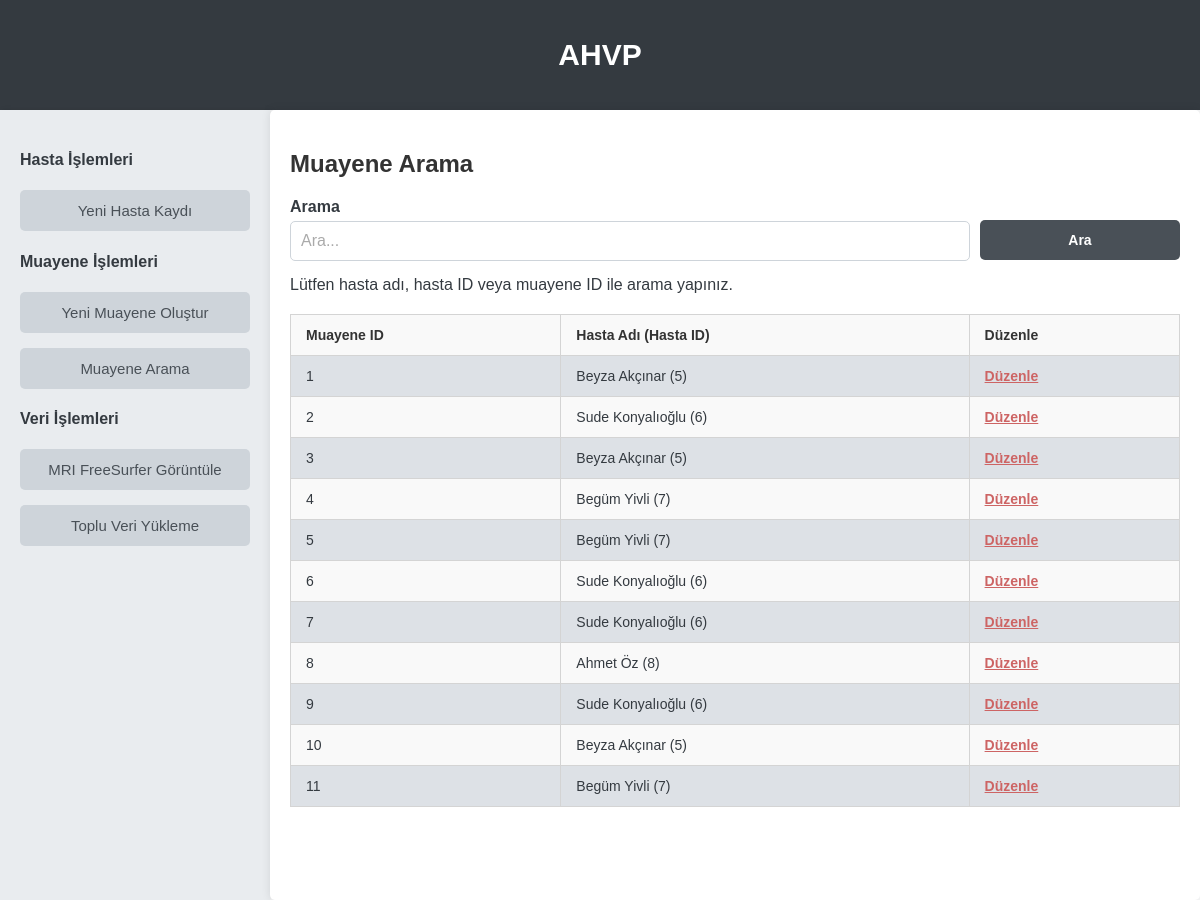
The page /muayene/edit/ on the database as committed earlier.
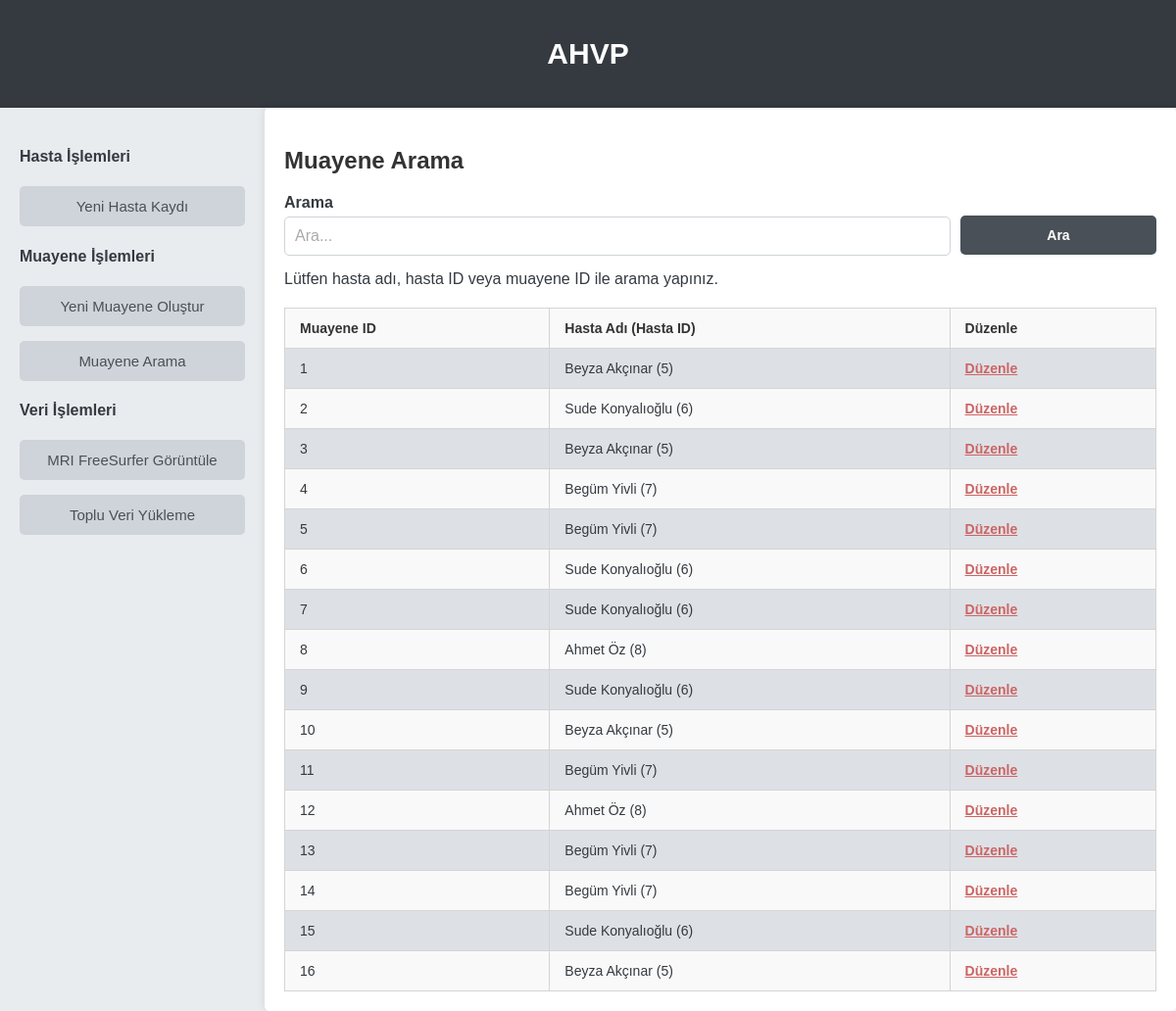
The same page on the database as committed later.
### AHVP_app/models.py (models this page shows, shortened)
class Muayene(models.Model):
    hasta = models.ForeignKey(Hasta, on_delete=models.CASCADE)  # The examination belongs to a patient
    sifrelenmis_tarih = models.CharField(max_length=255)  # Encrypted date
    denge_bozuklugu = models.BooleanField(default=False)
    serebellar_bulgular = models.BooleanField(default=False)
    ense_sertligi = models.BooleanField(default=False)
    parkinsonizm = models.BooleanField(default=False)
    kranial_sinir_bulgulari = models.BooleanField(default=False)
    motor_duygusal_bulgular = models.BooleanField(default=False)
    patolojik_refleks = models.BooleanField(default=False)
    acer = models.IntegerField(null=True, blank=True)
    npt = models.IntegerField(null=True, blank=True)
    beck_depresyon = models.IntegerField(null=True, blank=True)
    beck_anksiyete = models.IntegerField(null=True, blank=True)
    geriatrik_depresyon = models.IntegerField(null=True, blank=True)
    mmse_zaman = models.IntegerField(null=True, blank=True)
    mmse_yer = models.IntegerField(null=True, blank=True)
    mmse_kayithafizasi = models.IntegerField(null=True, blank=True)
    mmse_dikkat = models.IntegerField(null=True, blank=True)
    mmse_hatirlama = models.IntegerField(null=True, blank=True)
    mmse_lisan = models.IntegerField(null=True, blank=True)
    mmse = models.IntegerField(null=True, blank=True)
    tam_kan_hb = models.DecimalField(max_digits=5, decimal_places=2, null=True, blank=True)
    tam_kan_lym = models.DecimalField(max_digits=5, decimal_places=2, null=True, blank=True)
    tam_kan_neu = models.DecimalField(max_digits=5, decimal_places=2, null=True, blank=True)
    tam_kan_plt = models.DecimalField(max_digits=5, decimal_places=2, null=True, blank=True)
    vitamin_b12 = models.DecimalField(max_digits=5, decimal_places=2, null=True, blank=True)
    ast = models.DecimalField(max_digits=5, decimal_places=2, null=True, blank=True)
    alt = models.DecimalField(max_digits=5, decimal_places=2, null=True, blank=True)
    ldh = models.DecimalField(max_digits=5, decimal_places=2, null=True, blank=True)
    bun = models.DecimalField(max_digits=5, decimal_places=2, null=True, blank=True)
    kreatinin = models.DecimalField(max_digits=5, decimal_places=2, null=True, blank=True)
    uric_acid = models.DecimalField(max_digits=5, decimal_places=2, null=True, blank=True)
    eritrosit = models.DecimalField(max_digits=5, decimal_places=2, null=True, blank=True)
    sedim = models.DecimalField(max_digits=5, decimal_places=2, null=True, blank=True)
    vldrl = models.CharField(max_length=100, null=True, blank=True)
    bt_sonucu = models.TextField(null=True, blank=True)
    mri_notlari = models.TextField(null=True, blank=True)
    mri_tarihi = models.DateField(null=True, blank=True)
    mri_freesurfer = models.FileField(upload_to='mri/', null=True, blank=True)
    pet1 = models.DecimalField(max_digits=5, decimal_places=2, null=True, blank=True)
    pet2 = models.DecimalField(max_digits=5, decimal_places=2, null=True, blank=True)
    pet3 = models.DecimalField(max_digits=5, decimal_places=2, null=True, blank=True)
    pet4 = models.DecimalField(max_digits=5, decimal_places=2, null=True, blank=True)
    pet5 = models.DecimalField(max_digits=5, decimal_places=2, null=True, blank=True)
    pet6 = models.DecimalField(max_digits=5, decimal_places=2, null=True, blank=True)
    pet7 = models.DecimalField(max_digits=5, decimal_places=2, null=True, blank=True)
    pet8 = models.DecimalField(max_digits=5, decimal_places=2, null=True, blank=True)
    pet9 = models.DecimalField(max_digits=5, decimal_places=2, null=True, blank=True)
    pet10 = models.DecimalField(max_digits=5, decimal_places=2, null=True, blank=True)
    pa_akciger_grafisi = models.TextField(null=True, blank=True)
    eeg_sonucu = models.TextField(null=True, blank=True)
    eeg_file = models.FileField(upload_to='mri/', null=True, blank=True)
    amiloid = models.DecimalField(max_digits=5, decimal_places=2, null=True, blank=True)
    tau = models.DecimalField(max_digits=5, decimal_places=2, null=True, blank=True)
    ek_testler = models.TextField(null=True, blank=True)

class Hasta(models.Model):
    CINSIYET_CHOICES = [('kadın', 'Kadın'), ('erkek', 'Erkek')]
    MEDENI_DURUM_CHOICES = [('evli', 'Evli'), ('bekar', 'Bekar'), ('boşanmış', 'Boşanmış')]
    EGITIM_DURUM_CHOICES = [('lise', 'Lise'), ('lisans', 'Lisans'), ('yok', 'Yok')]
    SEHIR_CHOICES = [
        ('adana', 'Adana'),
        ('adiyaman', 'Adıyaman'),
        ('afyonkarahisar', 'Afyonkarahisar'),
        ('agri', 'Ağrı'),
        ('amasya', 'Amasya'),
        ('ankara', 'Ankara'),
        ('antalya', 'Antalya'),
        ('artvin', 'Artvin'),
        ('aydin', 'Aydın'),
        ('balikesir', 'Balıkesir'),
        ('batman', 'Batman'),
        ('bayburt', 'Bayburt'),
        ('bilecik', 'Bilecik'),
        ('bingol', 'Bingöl'),
        ('bitlis', 'Bitlis'),
        ('bolu', 'Bolu'),
        ('burdur', 'Burdur'),
        ('burgaz', 'Burgaz'),
        ('canakkale', 'Çanakkale'),
        ('cankiri', 'Çankırı'),
        ('corum', 'Çorum'),
        ('denizli', 'Denizli'),
        ('diyarbakir', 'Diyarbakır'),
        ('edirne', 'Edirne'),
        ('elazig', 'Elazığ'),
        ('erzincan', 'Erzincan'),
        ('erzurum', 'Erzurum'),
        ('eskisehir', 'Eskişehir'),
        ('gaziantep', 'Gaziantep'),
        ('giresun', 'Giresun'),
        ('gumushane', 'Gümüşhane'),
        ('hakkari', 'Hakkari'),
        ('hatay', 'Hatay'),
        ('igdir', 'Iğdır'),
        ('izmir', 'İzmir'),
        ('karabuk', 'Karabük'),
        ('karaman', 'Karaman'),
        ('kastamonu', 'Kastamonu'),
        ('kayseri', 'Kayseri'),
        ('kirikkale', 'Kırıkkale'),
        ('kirsehir', 'Kırşehir'),
        ('kilis', 'Kilis'),
        ('konya', 'Konya'),
        ('kutahya', 'Kütahya'),
        ('malatya', 'Malatya'),
        ('manisa', 'Manisa'),
        ('mardin', 'Mardin'),
        ('mugla', 'Muğla'),
        ('mus', 'Muş'),
        ('nevsehir', 'Nevşehir'),
        ('nigde', 'Niğde'),
        ('ordu', 'Ordu'),
        ('rize', 'Rize'),
        ('sakarya', 'Sakarya'),
        ('samsun', 'Samsun'),
        ('siirt', 'Siirt'),
        ('sinop', 'Sinop'),
        ('sivas', 'Sivas'),
        ('tekirdag', 'Tekirdağ'),
        ('tokat', 'Tokat'),
        ('trabzon', 'Trabzon'),
        ('tunceli', 'Tunceli'),
        ('ustkoy', 'Uşak'),
        ('van', 'Van'),
        ('yalova', 'Yalova'),
        ('yozgat', 'Yozgat'),
        ('zonguldak', 'Zonguldak'),
    ]
    unique_hasta_id = models.AutoField(primary_key=True)  # Unique patient ID
    isim = models.CharField(max_length=100)
    soyisim = models.CharField(max_length=100)
    cinsiyet = models.CharField(max_length=10, choices=CINSIYET_CHOICES)
    yas = models.IntegerField()
    sehir = models.CharField(max_length=100, choices=SEHIR_CHOICES)
    medeni_durum = models.CharField(max_length=100, choices=MEDENI_DURUM_CHOICES)
    egitim_durumu = models.CharField(max_length=100, choices=EGITIM_DURUM_CHOICES)
    def __str__(self):
        return f"{self.isim} {self.soyisim} ({self.unique_hasta_id})"

### AHVP_app/views.py (the view)
# urls.py: path('muayene/edit/', views.search_examination_view, name='search_examination_view'),
def search_examination_view(request):
    arama_sonucu = None
    if request.method == "GET":
        arama_kriteri = request.GET.get("arama", "")
        try:
            arama_kriteri_id = int(arama_kriteri)
            arama_sonucu = Muayene.objects.filter(
                Q(hasta__isim__icontains=arama_kriteri) |
                Q(hasta_id=arama_kriteri_id) |
                Q(id=arama_kriteri_id)
            )
        except ValueError:
            arama_sonucu = Muayene.objects.filter(
                Q(hasta__isim__icontains=arama_kriteri)
            )
    return render(request, 'search_examination.html', {'arama_sonucu': arama_sonucu})

### AHVP_app/templates/search_examination.html (shortened to what this page needs)
{% extends 'base.html' %}
{% block content %}
    <h2>Muayene Arama</h2>
    <form method="GET" action="{% url 'search_examination_view' %}">
        <div class="search-container">
            {% include 'components/textfield.html' with id="arama" label="Arama" name="arama" value="" placeholder="Ara..." style_class="search-input" %}
            <button type="submit" class="btn-submit">Ara</button>
        </div>
        <th>Lütfen hasta adı, hasta ID veya muayene ID ile arama yapınız.</th>
    </form>
    {% if arama_sonucu %}
        <div class="table-container">
            <table>
                <tr>
                    <th>Muayene ID</th>
                    <th>Hasta Adı (Hasta ID)</th>
                    <th>Düzenle</th>
                </tr>
                {% for muayene in arama_sonucu %}
                <tr>
                    <td>{{ muayene.id }}</td>
                    <td>{{ muayene.hasta }}</td>
                    <td><a href="{% url 'edit_examination_view' muayene.id %}" style="color: rgb(205, 100, 100); font-weight: bold;">Düzenle</a></td>
                </tr>
                {% endfor %}
            </table>
        </div>
    {% else %}
        <p>Sonuç bulunamadı.</p>
    {% endif %}
{% endblock %}

### AHVP_app/templates/base.html (shortened to what this page needs)
<!DOCTYPE html>
{% load static %}
<html lang="en">
<head>
    <link rel="stylesheet" href="{% static 'css/style.css' %}">
</head>
<body>
    {% include 'components/header.html' %}
    <div class="dashboard-container">
        <aside class="sidebar">
            {% include 'components/menu.html' %}
        </aside>
        <main class="content">
            {% block content %}{% endblock %}
        </main>
    </div>
</body>
</html>

### AHVP_app/templates/components/header.html
<header class="header">
    <h1>
        <a href="/" class="dashboard-link">AHVP</a>
    </h1>
</header>

### AHVP_app/templates/components/menu.html
<nav class="menu-bar">
    <ul>
        <h4>Hasta İşlemleri</h4>
        <li>{% include 'components/button.html' with label="Yeni Hasta Kaydı" style_class="btn-menu" url="/yenihasta" %}</li>
        <h4>Muayene İşlemleri</h4>
        <li>{% include 'components/button.html' with label="Yeni Muayene Oluştur" style_class="btn-menu" url="/yenimuayene" %}</li>
        <li>{% include 'components/button.html' with label="Muayene Arama" style_class="btn-menu" url="/muayene/edit" %}</li>
        <h4>Veri İşlemleri</h4>
        <li>{% include 'components/button.html' with label="MRI FreeSurfer Görüntüle" style_class="btn-menu" url="/freesurfer-sonuc" %}</li>
        <li>{% include 'components/button.html' with label="Toplu Veri Yükleme" style_class="btn-menu" url="/toplu-veri-yukleme/" %}</li>
    </ul>
</nav>

### AHVP_app/templates/components/button.html
<a href="{{ url }}" class="btn {{ style_class }}">
    {{ label }}
</a>

### AHVP_app/templates/components/textfield.html
<div class="textfield">
    <label for="{{ id }}">{{ label }}</label>
    <input type="text" id="{{ id }}" name="{{ name }}" value="{{ value }}" placeholder="{{ placeholder }}" class="{{ style_class }}">
</div>

### AHVP_app/static/css/style.css (style rules this page uses)
body, html { margin: 0; padding: 0; font-family: 'Arial', sans-serif; background-color: #f8f9fa; color: #343a40; }
.dashboard-container { display: flex; height: 100%; width: 100%; }
.header { background-color: #343a40; color: white; padding: 15px; text-align: center; }
.dashboard-link { color: white; text-decoration: none; font-size: 30px; }
.sidebar { width: 230px; background-color: #e9ecef; padding: 20px; box-shadow: 2px 0 5px rgba(0, 0, 0, 0.1); }
.menu-bar ul { list-style-type: none; padding: 0; }
.menu-bar li { margin: 15px 0; }
.btn { background-color: #495057; color: #ffffff; padding: 10px 15px; border: none; border-radius: 5px; cursor: pointer; font-size: 15px; transition: background-color 0.3s ease, transform 0.2s ease; }
.btn-submit { padding: 10px 20px; font-weight: bold; font-size: 14px; color: #fff; background-color: #495057; border: none; border-radius: 5px; cursor: pointer; width: 100%; max-width: 200px; text-align: center; transition: background-color 0.3s ease; }
.btn-menu { display: block; padding: 12px 15px; background-color: #ced4da; color: #495057; text-decoration: none; text-align: center; border-radius: 5px; transition: background-color 0.3s ease; }
.content { flex-grow: 1; padding: 20px; background-color: #ffffff; border-radius: 5px; box-shadow: 0 0 10px rgba(0, 0, 0, 0.1); min-height: calc(100vh - 50px); }
.textfield { margin-bottom: 15px; }
.textfield label { display: block; margin-bottom: 5px; font-weight: bold; }
.textfield input { width: 100%; padding: 10px; border: 1px solid #ced4da; border-radius: 5px; font-size: 16px; box-sizing: border-box; }
.textfield input::placeholder { color: #aaa; }

### AHVP_app/templates/search_examination.html (style rules this page uses)
.search-container { display: flex; align-items: center; box-sizing: border-box; }
.textfield { margin-right: 10px; flex: 1; box-sizing: border-box; }
.btn-submit { box-sizing: border-box; margin-top: 7px; height: 40px; }
.textfield input { width: 100%; flex: 1; }
.table-container { overflow-x: auto; width: 100%; max-width: 100%; position: relative; margin-top: 20px; }
table { width: 100%; border-collapse: collapse; font-size: 14px; border: 1px solid #d4d4d4; }
table th, table td { padding: 12px 15px; text-align: left; border: 1px solid #d4d4d4; }
table th { background-color: #f9f9f9; font-weight: bold; color: #333; }
table tr:nth-child(odd) { background-color: #f9f9f9; }
table tr:nth-child(even) { background-color: #dde1e6; }
h2 { color: #333; margin-bottom: 20px; }

Rows that differ between the two databases and show on the page:
added Muayene: id "12", hasta "Ahmet Öz (8)"
added Muayene: id "13", hasta "Begüm Yivli (7)"
added Muayene: id "14", hasta "Begüm Yivli (7)"
added Muayene: id "15", hasta "Sude Konyalıoğlu (6)"
added Muayene: id "16", hasta "Beyza Akçınar (5)"
